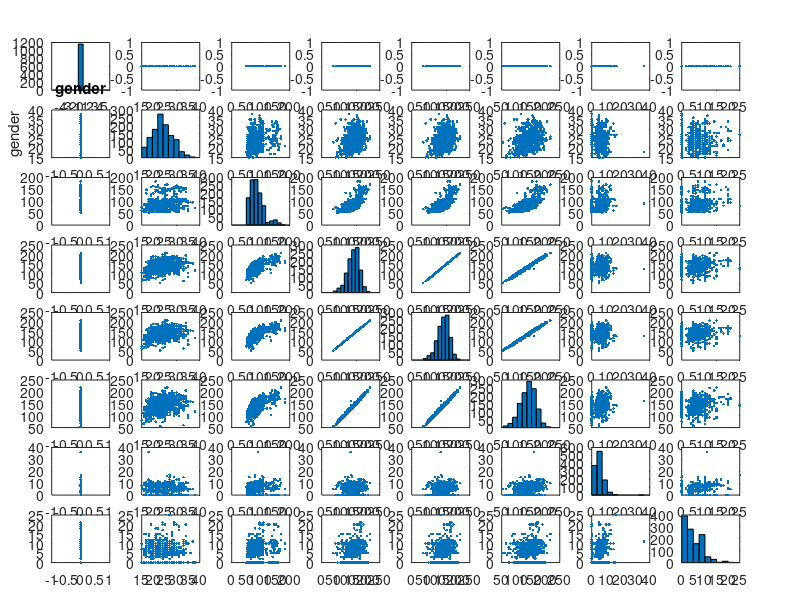

Here is the MATLAB script that generated this plot: (Note: this script raises an error after producing the figure.)
clear
close all

data = csvread('weightlifting.csv')

sex                         = data(:,1);  % sex
age                         = data(:,2);  % age

firstSnatchAttempt          = data(:,3);  % declared snatch weight
firstSuccessSnatch          = data(:,4);  % first successful snatch weight
maxSnatch                   = data(:,5);  % max snatch weight
firstAttemptSnatchDelta     = data(:,6);  % delta between max and declared
firstSuccessSnatchDelta     = data(:,7);  % delta between first success and max

% firstClearnjerkAttempt      = data(:,8);  % declared clean-jerk weight
% firstSuccessCleanjerk       = data(:,9);  % first successful clean-jerk weight
% maxCleanjerk                = data(:,10); % max clean-jerk weight
% firstAttemptCleanjerkDelta  = data(:,11); % delta between max and declared
% firstSuccessCleanjerkDelta  = data(:,12); % delta between first success and max
total                       = data(:,13); % total max weight "score"

dm = [sex, age, firstSnatchAttempt, firstSuccessSnatch, maxSnatch, firstAttemptSnatchDelta, firstSuccessSnatchDelta, total];

% plotmatrix(data)
labels = {'gender', 'age', 'bweight', 'firstSnatchAttempt', 'firstSuccessSnatch', 'maxSnatch', 'firstAttemptSnatchDelta', 'firstSuccessSnatchDelta', 'total'};

% labels = {'gender', 'age', 'bweight', 'firstSnatchAttempt', 'firstSuccessSnatch', 'maxSnatch', 'firstAttemptSnatchDelta', 'firstSuccessSnatchDelta', 'firstClearnjerkAttempt', 'firstSuccessCleanjerk', 'maxCleanjerk', 'firstAttemptCleanjerkDelta', 'firstSuccessCleanjerkDelta', 'total'};
% data = [Height Weight Systolic Diastolic];

[h,ax] = plotmatrix(dm);
for i = 1:length(dm)
  title(ax(1,i), labels{i})
  ylabel(ax(i,1), labels{i})
end
